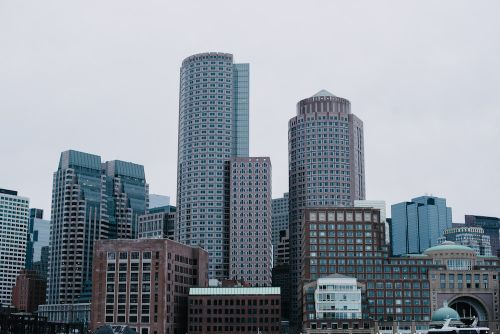
#> input picture ConvolutionNeuralNetworks/building.jpg, 500 x 334 px
$ jupyter execute Convolution.ipynb
#> lines starting #> are read from the running program, lines starting #| are printed output that depends on the picture
[cell 1]
import matplotlib.pyplot as plt
import numpy as np
import cv2

[cell 2]
img = cv2.imread('building.jpg',cv2.IMREAD_GRAYSCALE)
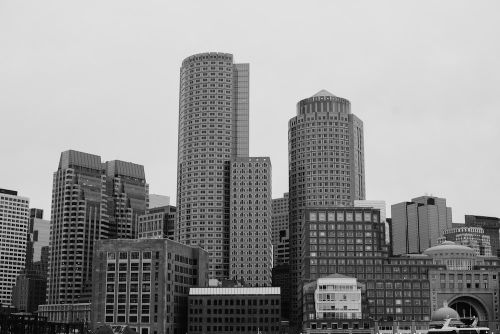
#> img: shape (334, 500); min 0, max 243, mean 147.6
img

[cell 3]
plt.imshow(img,cmap='gray')
print("Original Image")

[cell 4]
from scipy.signal import convolve2d
filterarr = np.array([[-1,-1,-1],[0,0,0],[1,1,1]])
convolved_image = convolve2d(img, filterarr, mode='same', boundary='wrap')
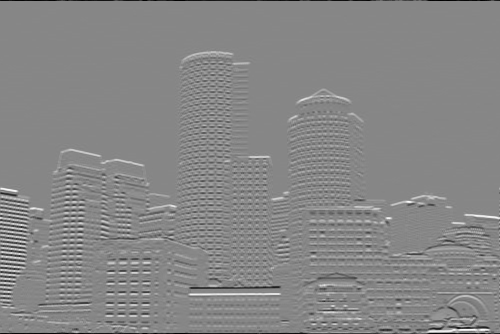
#> convolved_image: shape (334, 500) int64; min -657, max 587, mean 0; drawn with min black and max white
convolved_image[convolved_image<0]=0
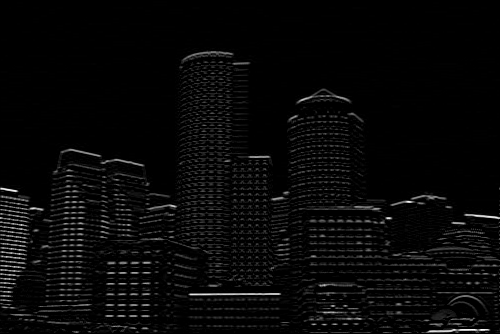
#> convolved_image: shape (334, 500) int64; min 0, max 587, mean 19.2; drawn with min black and max white

[cell 5]
plt.imshow(convolved_image,cmap='gray')
print("Horizontal Edges")

[cell 6]
filterarr = np.array([[-1,0,1],[-1,0,1],[-1,0,1]])
convolved_image = convolve2d(img, filterarr, mode='same', boundary='wrap')
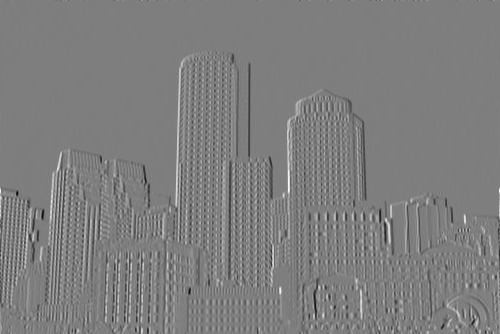
#> convolved_image: shape (334, 500) int64; min -567, max 575, mean 0; drawn with min black and max white
convolved_image[convolved_image<0]=0
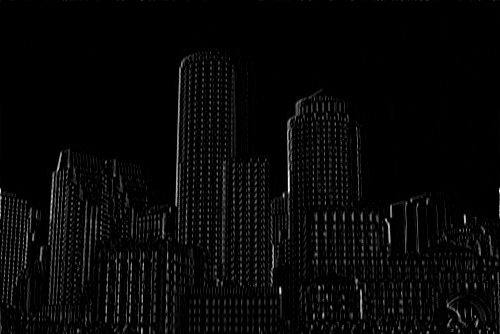
#> convolved_image: shape (334, 500) int64; min 0, max 575, mean 16.9; drawn with min black and max white
plt.imshow(convolved_image,cmap='gray')
print("Vertical Edges")
